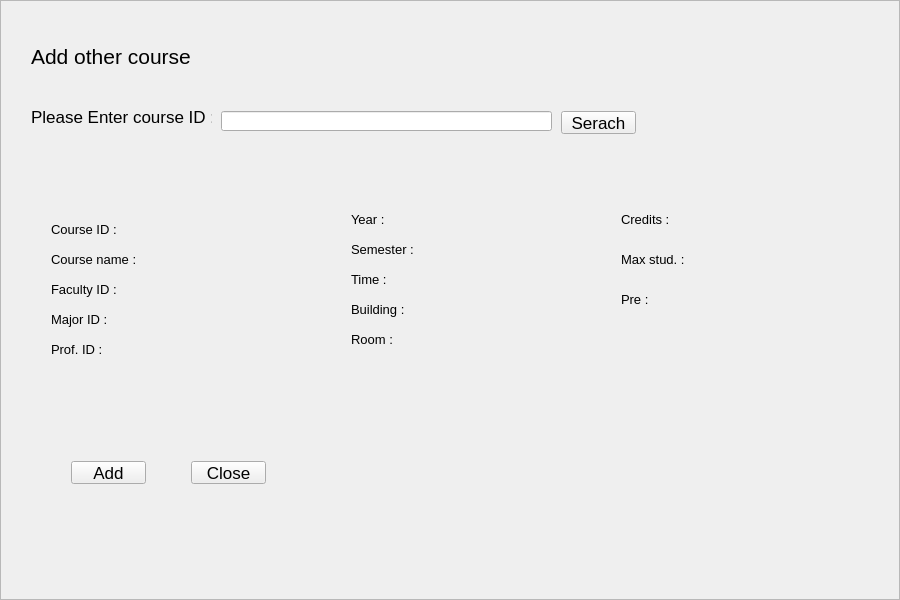
<?xml version="1.0" encoding="UTF-8"?>
<ui version="4.0">
 <class>Form</class>
 <widget class="QWidget" name="Form">
  <property name="geometry">
   <rect>
    <x>0</x>
    <y>0</y>
    <width>900</width>
    <height>600</height>
   </rect>
  </property>
  <property name="windowTitle">
   <string>Form</string>
  </property>
  <widget class="QScrollArea" name="addressEdit">
   <property name="geometry">
    <rect>
     <x>0</x>
     <y>0</y>
     <width>900</width>
     <height>600</height>
    </rect>
   </property>
   <property name="font">
    <font>
     <pointsize>13</pointsize>
    </font>
   </property>
   <property name="verticalScrollBarPolicy">
    <enum>Qt::ScrollBarAlwaysOff</enum>
   </property>
   <property name="horizontalScrollBarPolicy">
    <enum>Qt::ScrollBarAlwaysOff</enum>
   </property>
   <property name="widgetResizable">
    <bool>true</bool>
   </property>
   <widget class="QWidget" name="scrollAreaWidgetContents">
    <property name="geometry">
     <rect>
      <x>0</x>
      <y>0</y>
      <width>898</width>
      <height>598</height>
     </rect>
    </property>
    <widget class="QLabel" name="barLabel">
     <property name="geometry">
      <rect>
       <x>0</x>
       <y>-10</y>
       <width>5</width>
       <height>13</height>
      </rect>
     </property>
     <property name="text">
      <string/>
     </property>
    </widget>
    <widget class="QLabel" name="label">
     <property name="geometry">
      <rect>
       <x>30</x>
       <y>40</y>
       <width>171</width>
       <height>31</height>
      </rect>
     </property>
     <property name="font">
      <font>
       <pointsize>16</pointsize>
      </font>
     </property>
     <property name="text">
      <string>Add other course</string>
     </property>
    </widget>
    <widget class="QLabel" name="label_2">
     <property name="geometry">
      <rect>
       <x>30</x>
       <y>100</y>
       <width>181</width>
       <height>31</height>
      </rect>
     </property>
     <property name="text">
      <string>Please Enter course ID :</string>
     </property>
    </widget>
    <widget class="QLineEdit" name="lineEdit">
     <property name="geometry">
      <rect>
       <x>220</x>
       <y>110</y>
       <width>331</width>
       <height>20</height>
      </rect>
     </property>
    </widget>
    <widget class="QPushButton" name="pushButton">
     <property name="geometry">
      <rect>
       <x>560</x>
       <y>110</y>
       <width>75</width>
       <height>23</height>
      </rect>
     </property>
     <property name="text">
      <string>Serach</string>
     </property>
    </widget>
    <widget class="QPushButton" name="pushButton_2">
     <property name="geometry">
      <rect>
       <x>70</x>
       <y>460</y>
       <width>75</width>
       <height>23</height>
      </rect>
     </property>
     <property name="text">
      <string>Add</string>
     </property>
    </widget>
    <widget class="QPushButton" name="pushButton_3">
     <property name="geometry">
      <rect>
       <x>190</x>
       <y>460</y>
       <width>75</width>
       <height>23</height>
      </rect>
     </property>
     <property name="text">
      <string>Close</string>
     </property>
    </widget>
    <widget class="QLabel" name="label_3">
     <property name="geometry">
      <rect>
       <x>50</x>
       <y>220</y>
       <width>71</width>
       <height>16</height>
      </rect>
     </property>
     <property name="font">
      <font>
       <pointsize>10</pointsize>
      </font>
     </property>
     <property name="text">
      <string>Course ID :</string>
     </property>
    </widget>
    <widget class="QLabel" name="label_4">
     <property name="geometry">
      <rect>
       <x>50</x>
       <y>250</y>
       <width>91</width>
       <height>16</height>
      </rect>
     </property>
     <property name="font">
      <font>
       <pointsize>10</pointsize>
      </font>
     </property>
     <property name="text">
      <string>Course name :</string>
     </property>
    </widget>
    <widget class="QLabel" name="label_5">
     <property name="geometry">
      <rect>
       <x>50</x>
       <y>280</y>
       <width>71</width>
       <height>16</height>
      </rect>
     </property>
     <property name="font">
      <font>
       <pointsize>10</pointsize>
      </font>
     </property>
     <property name="text">
      <string>Faculty ID :</string>
     </property>
    </widget>
    <widget class="QLabel" name="label_7">
     <property name="geometry">
      <rect>
       <x>50</x>
       <y>310</y>
       <width>61</width>
       <height>16</height>
      </rect>
     </property>
     <property name="font">
      <font>
       <pointsize>10</pointsize>
      </font>
     </property>
     <property name="text">
      <string>Major ID :</string>
     </property>
    </widget>
    <widget class="QLabel" name="label_6">
     <property name="geometry">
      <rect>
       <x>50</x>
       <y>340</y>
       <width>61</width>
       <height>16</height>
      </rect>
     </property>
     <property name="font">
      <font>
       <pointsize>10</pointsize>
      </font>
     </property>
     <property name="text">
      <string>Prof. ID :</string>
     </property>
    </widget>
    <widget class="QLabel" name="label_8">
     <property name="geometry">
      <rect>
       <x>350</x>
       <y>210</y>
       <width>41</width>
       <height>16</height>
      </rect>
     </property>
     <property name="font">
      <font>
       <pointsize>10</pointsize>
      </font>
     </property>
     <property name="text">
      <string>Year :</string>
     </property>
    </widget>
    <widget class="QLabel" name="label_9">
     <property name="geometry">
      <rect>
       <x>350</x>
       <y>240</y>
       <width>71</width>
       <height>16</height>
      </rect>
     </property>
     <property name="font">
      <font>
       <pointsize>10</pointsize>
      </font>
     </property>
     <property name="text">
      <string>Semester :</string>
     </property>
    </widget>
    <widget class="QLabel" name="label_10">
     <property name="geometry">
      <rect>
       <x>350</x>
       <y>270</y>
       <width>41</width>
       <height>16</height>
      </rect>
     </property>
     <property name="font">
      <font>
       <pointsize>10</pointsize>
      </font>
     </property>
     <property name="text">
      <string>Time :</string>
     </property>
    </widget>
    <widget class="QLabel" name="label_11">
     <property name="geometry">
      <rect>
       <x>350</x>
       <y>300</y>
       <width>61</width>
       <height>16</height>
      </rect>
     </property>
     <property name="font">
      <font>
       <pointsize>10</pointsize>
      </font>
     </property>
     <property name="text">
      <string>Building :</string>
     </property>
    </widget>
    <widget class="QLabel" name="label_12">
     <property name="geometry">
      <rect>
       <x>350</x>
       <y>330</y>
       <width>51</width>
       <height>16</height>
      </rect>
     </property>
     <property name="font">
      <font>
       <pointsize>10</pointsize>
      </font>
     </property>
     <property name="text">
      <string>Room :</string>
     </property>
    </widget>
    <widget class="QLabel" name="label_13">
     <property name="geometry">
      <rect>
       <x>620</x>
       <y>210</y>
       <width>61</width>
       <height>16</height>
      </rect>
     </property>
     <property name="font">
      <font>
       <pointsize>10</pointsize>
      </font>
     </property>
     <property name="text">
      <string>Credits :</string>
     </property>
    </widget>
    <widget class="QLabel" name="label_14">
     <property name="geometry">
      <rect>
       <x>620</x>
       <y>250</y>
       <width>71</width>
       <height>16</height>
      </rect>
     </property>
     <property name="font">
      <font>
       <pointsize>10</pointsize>
      </font>
     </property>
     <property name="text">
      <string>Max stud. :</string>
     </property>
    </widget>
    <widget class="QLabel" name="label_15">
     <property name="geometry">
      <rect>
       <x>620</x>
       <y>290</y>
       <width>31</width>
       <height>16</height>
      </rect>
     </property>
     <property name="font">
      <font>
       <pointsize>10</pointsize>
      </font>
     </property>
     <property name="text">
      <string>Pre :</string>
     </property>
    </widget>
    <widget class="QLabel" name="label_16">
     <property name="geometry">
      <rect>
       <x>120</x>
       <y>220</y>
       <width>171</width>
       <height>16</height>
      </rect>
     </property>
     <property name="font">
      <font>
       <pointsize>10</pointsize>
      </font>
     </property>
     <property name="text">
      <string/>
     </property>
    </widget>
    <widget class="QLabel" name="label_17">
     <property name="geometry">
      <rect>
       <x>140</x>
       <y>250</y>
       <width>171</width>
       <height>16</height>
      </rect>
     </property>
     <property name="font">
      <font>
       <pointsize>10</pointsize>
      </font>
     </property>
     <property name="text">
      <string/>
     </property>
    </widget>
    <widget class="QLabel" name="label_18">
     <property name="geometry">
      <rect>
       <x>120</x>
       <y>280</y>
       <width>171</width>
       <height>16</height>
      </rect>
     </property>
     <property name="font">
      <font>
       <pointsize>10</pointsize>
      </font>
     </property>
     <property name="text">
      <string/>
     </property>
    </widget>
    <widget class="QLabel" name="label_19">
     <property name="geometry">
      <rect>
       <x>120</x>
       <y>310</y>
       <width>171</width>
       <height>16</height>
      </rect>
     </property>
     <property name="font">
      <font>
       <pointsize>10</pointsize>
      </font>
     </property>
     <property name="text">
      <string/>
     </property>
    </widget>
    <widget class="QLabel" name="label_20">
     <property name="geometry">
      <rect>
       <x>110</x>
       <y>340</y>
       <width>171</width>
       <height>16</height>
      </rect>
     </property>
     <property name="font">
      <font>
       <pointsize>10</pointsize>
      </font>
     </property>
     <property name="text">
      <string/>
     </property>
    </widget>
    <widget class="QLabel" name="label_21">
     <property name="geometry">
      <rect>
       <x>400</x>
       <y>210</y>
       <width>171</width>
       <height>16</height>
      </rect>
     </property>
     <property name="font">
      <font>
       <pointsize>10</pointsize>
      </font>
     </property>
     <property name="text">
      <string/>
     </property>
    </widget>
    <widget class="QLabel" name="label_22">
     <property name="geometry">
      <rect>
       <x>430</x>
       <y>240</y>
       <width>171</width>
       <height>16</height>
      </rect>
     </property>
     <property name="font">
      <font>
       <pointsize>10</pointsize>
      </font>
     </property>
     <property name="text">
      <string/>
     </property>
    </widget>
    <widget class="QLabel" name="label_23">
     <property name="geometry">
      <rect>
       <x>400</x>
       <y>270</y>
       <width>171</width>
       <height>16</height>
      </rect>
     </property>
     <property name="font">
      <font>
       <pointsize>10</pointsize>
      </font>
     </property>
     <property name="text">
      <string/>
     </property>
    </widget>
    <widget class="QLabel" name="label_24">
     <property name="geometry">
      <rect>
       <x>410</x>
       <y>300</y>
       <width>171</width>
       <height>16</height>
      </rect>
     </property>
     <property name="font">
      <font>
       <pointsize>10</pointsize>
      </font>
     </property>
     <property name="text">
      <string/>
     </property>
    </widget>
    <widget class="QLabel" name="label_25">
     <property name="geometry">
      <rect>
       <x>400</x>
       <y>330</y>
       <width>171</width>
       <height>16</height>
      </rect>
     </property>
     <property name="font">
      <font>
       <pointsize>10</pointsize>
      </font>
     </property>
     <property name="text">
      <string/>
     </property>
    </widget>
    <widget class="QLabel" name="label_26">
     <property name="geometry">
      <rect>
       <x>670</x>
       <y>210</y>
       <width>171</width>
       <height>16</height>
      </rect>
     </property>
     <property name="font">
      <font>
       <pointsize>10</pointsize>
      </font>
     </property>
     <property name="text">
      <string/>
     </property>
    </widget>
    <widget class="QLabel" name="label_27">
     <property name="geometry">
      <rect>
       <x>690</x>
       <y>250</y>
       <width>171</width>
       <height>16</height>
      </rect>
     </property>
     <property name="font">
      <font>
       <pointsize>10</pointsize>
      </font>
     </property>
     <property name="text">
      <string/>
     </property>
    </widget>
    <widget class="QLabel" name="label_28">
     <property name="geometry">
      <rect>
       <x>660</x>
       <y>290</y>
       <width>171</width>
       <height>16</height>
      </rect>
     </property>
     <property name="font">
      <font>
       <pointsize>10</pointsize>
      </font>
     </property>
     <property name="text">
      <string/>
     </property>
    </widget>
   </widget>
  </widget>
 </widget>
 <resources/>
 <connections/>
</ui>
